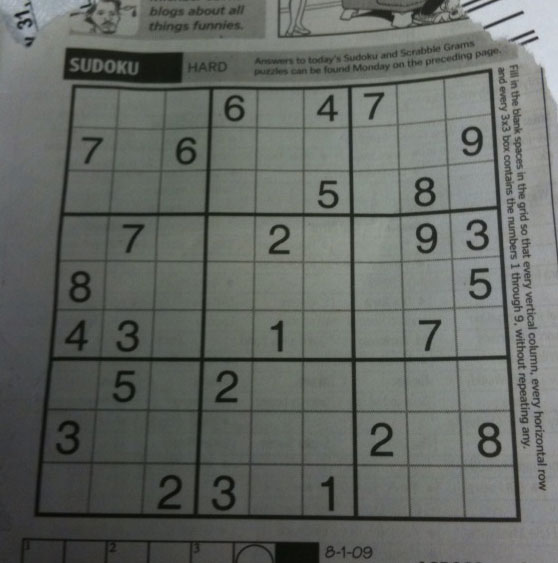
#> input picture Prova/Pratica 3 - Limiarizacao/sudoku.png, 558 x 563 px
$ python 'AULA 3 - 4 - limiarização adaptativa sudoku.py'
#> lines starting #> are read from the running program, lines starting #| are printed output that depends on the picture; after the words box and inside, x2 and y2 are one past the last pixel; in counts of white or black regions, pixels touching at a corner belong together
from skimage.filters import threshold_local
import cv2
import numpy as np
import matplotlib.pyplot as plt

"""
Este código aplica limiarização adaptativa em uma imagem utilizando tanto o OpenCV quanto a biblioteca
scikit-image. Aqui está uma explicação detalhada do que cada parte do código faz:

Carrega uma imagem ("sudoku.png") em tons de cinza. Calcula e exibe o histograma da imagem usando a função
np.histogram da biblioteca NumPy. Aplica limiarização adaptativa usando OpenCV com o método de limiarização médio
adaptativo (cv2.ADAPTIVE_THRESH_MEAN_C). O limiar é calculado para cada pixel com base na média dos valores dos
pixels na vizinhança especificada (neighbourhood_size) e um valor de compensação (constant_c). O resultado é uma
imagem binarizada onde os pixels acima do limiar são definidos como preto e os pixels abaixo do limiar são definidos
como branco (devido ao uso de cv2.THRESH_BINARY_INV). Aplica limiarização adaptativa usando scikit-image com o método
threshold_local. Neste método, o limiar é calculado para cada pixel com base na vizinhança especificada (
neighbourhood_size) e um valor de compensação (constant_c). A imagem resultante é convertida para a faixa de 8 bits
usando np.uint8 e multiplicada por 255 para garantir que os pixels sejam preto (0) ou branco (255).
"""

# Carrega a imagem e converte para escala de cinza
img = cv2.imread("sudoku.png")
#> img is the input picture: shape (563, 558, 3); mean B, G, R 99.5, 104.1, 100
gray = cv2.cvtColor(img, cv2.COLOR_BGR2GRAY)

# Exibe o histograma da imagem
hist, bins = np.histogram(gray.ravel(), 256, [0, 256])
#> hist = 256 values, max 4074 at index 105, min 0 at index 0, mean 1227.2; bins = 257 values from 0 to 256
plt.plot(hist)
plt.title("Histograma usando NumPy")
plt.show()
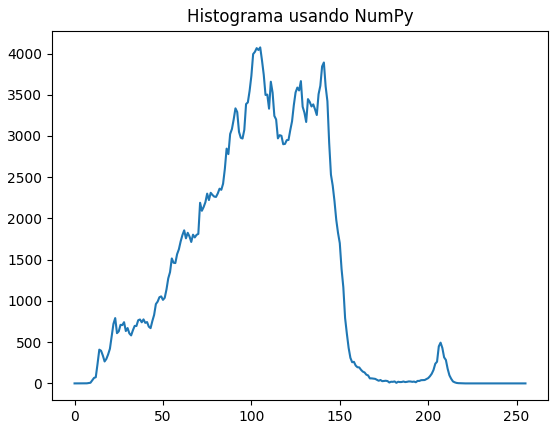
#> figure drawn by matplotlib, 1 panel; curve peaks at x = 105, y = 4074

# Aplica limiarização adaptativa com OpenCV
neighbourhood_size = 25
constant_c = 15
thresh_opencv = cv2.adaptiveThreshold(gray, 255, cv2.ADAPTIVE_THRESH_MEAN_C,
                                      cv2.THRESH_BINARY_INV, neighbourhood_size, constant_c)
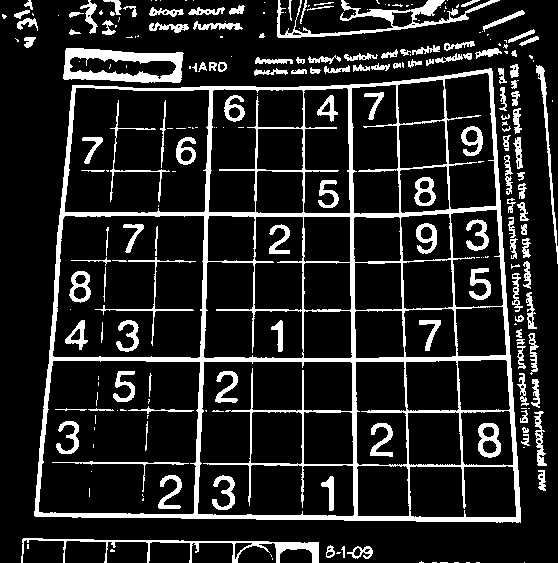
#> thresh_opencv: shape (563, 558); 14.7% white; 242 white regions (108 under 20 px), largest, box (x1, y1, x2, y2) and area: (34, 68, 521, 523) 22058, (63, 48, 184, 83) 2214, (277, 0, 500, 38) 1786
cv2.imshow("Limiar Adaptativo OpenCV", thresh_opencv)

# Aplica limiarização adaptativa com scikit-image
neighbourhood_size = 29
constant_c = 5
threshold_value = threshold_local(gray, neighbourhood_size, offset=constant_c)
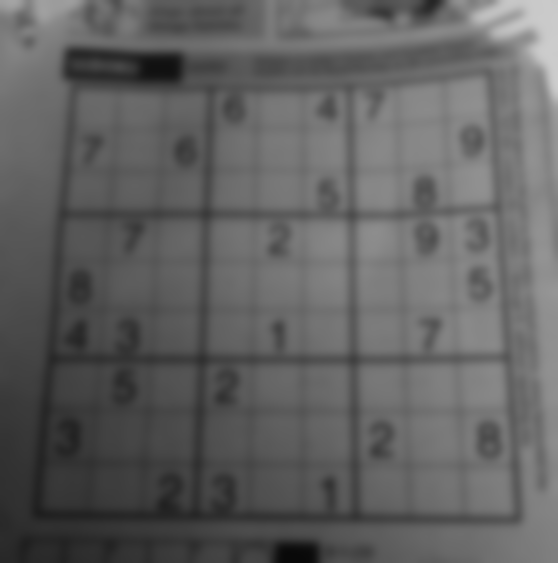
#> threshold_value: shape (563, 558) float64; min 9.15, max 205.3, mean 97.4
thresh_scikit = (gray < threshold_value).astype(np.uint8) * 255
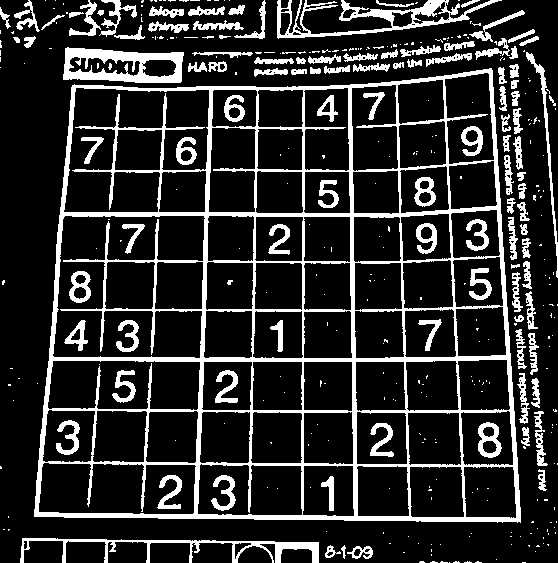
#> thresh_scikit: shape (563, 558); 17.6% white; 381 white regions (273 under 20 px), largest, box (x1, y1, x2, y2) and area: (34, 68, 521, 523) 28672, (63, 47, 184, 83) 2386, (277, 0, 502, 39) 2355
cv2.imshow("Limiar Adaptativo scikit-image", thresh_scikit)

cv2.waitKey(0)

$ run again, with Prova/Pratica 3 - Limiarizacao/amazonia1.jpg saved as Prova/Pratica 3 - Limiarizacao/sudoku.png
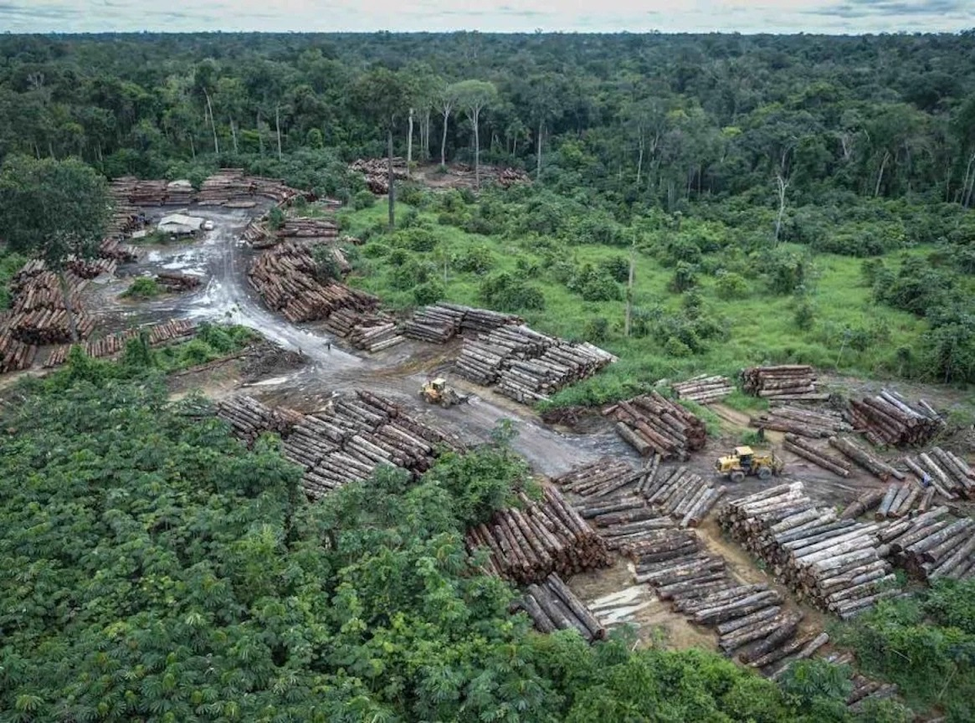
#> input picture Prova/Pratica 3 - Limiarizacao/amazonia1.jpg, 975 x 723 px, shrunk from 1165 x 864 before the run
#> img is the input picture: shape (723, 975, 3); mean B, G, R 90.6, 104.7, 87.5
#> hist = 256 values, max 8152 at index 87, min 1 at index 252, mean 2753.6; bins = 257 values from 0 to 256
#> `thresh_opencv = cv2.adaptiveThreshold(gray, 255, cv2.ADAPTIVE_THRESH_M..`:
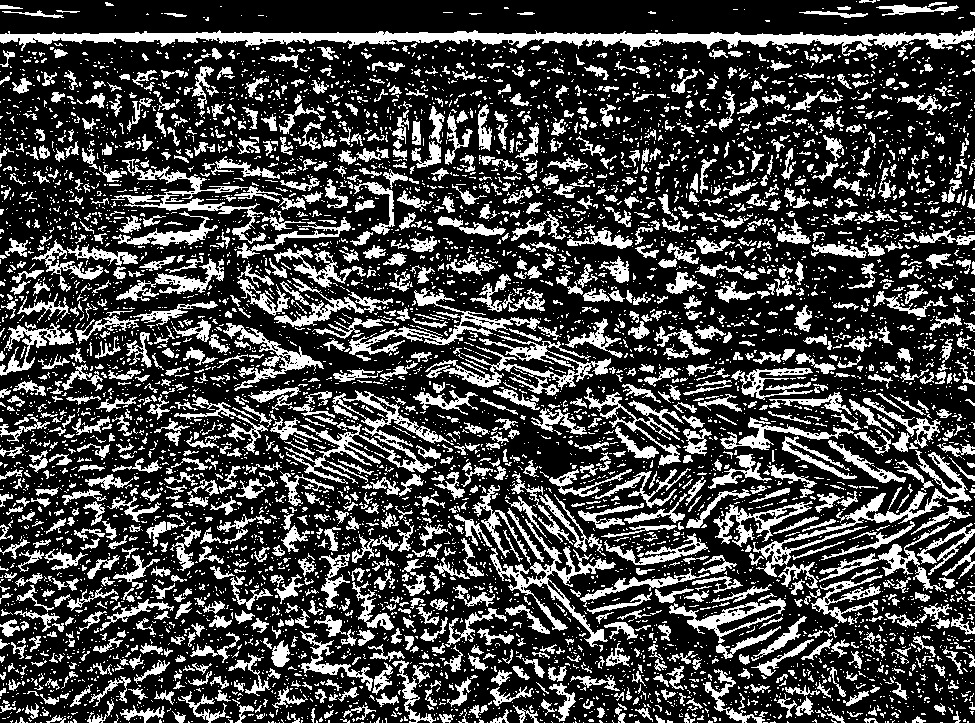
#> thresh_opencv: shape (723, 975); 27.1% white; 6683 white regions (5341 under 20 px), largest, box (x1, y1, x2, y2) and area: (0, 28, 975, 56) 9141, (284, 390, 454, 484) 3004, (753, 450, 972, 577) 2817
#> `thresh_scikit = (gray < threshold_value).astype(np.uint8) * 255`:
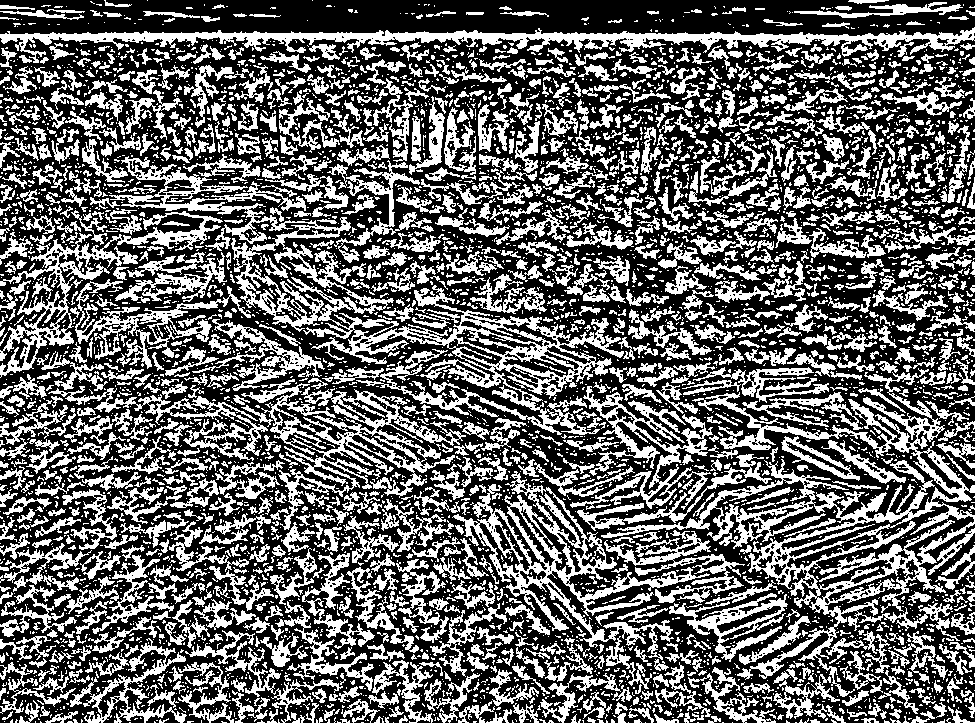
#> thresh_scikit: shape (723, 975); 39.6% white; 5144 white regions (3846 under 20 px), largest, box (x1, y1, x2, y2) and area: (601, 368, 975, 697) 19158, (109, 156, 624, 435) 19034, (0, 27, 975, 63) 9441
